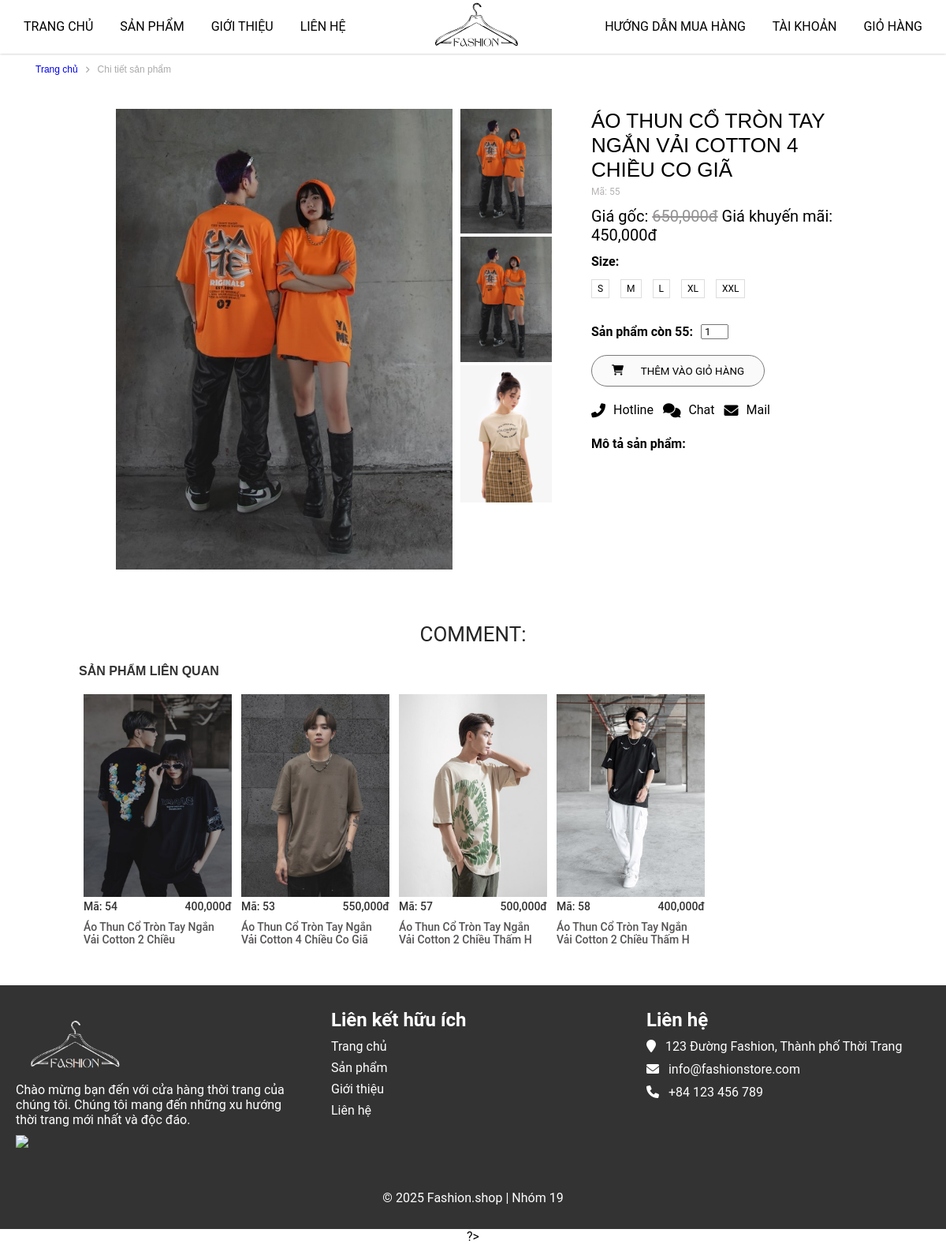
Page /?mod=product&act=ctsanpham&id=55 on the committed database.
### tables this page shows
CREATE TABLE `sanpham` (
  `masp` int(11) NOT NULL,
  `tensp` varchar(50) NOT NULL,
  `dongia` int(11) NOT NULL,
  `khuyenmai` int(11) NOT NULL,
  `soluong` int(11) NOT NULL,
  `ngaytao` datetime NOT NULL DEFAULT current_timestamp(),
  `anh` varchar(500) DEFAULT NULL,
  `mota` text NOT NULL,
  `soluotxem` int(11) NOT NULL,
  `hoatdong` int(11) NOT NULL,
  `madm` int(11) NOT NULL,
  `mabl` int(11) NOT NULL
);

### model/products.php (called while the page is built, shortened)
<?php
    function get_product($id){
        $sql = "SELECT s.*, d.tendm FROM sanpham s INNER JOIN danhmuc d ON s.madm = d.madm WHERE s.masp=".$id;
        $conn = pdo_get_connection();
        $stmt = $conn->prepare($sql);
        $stmt->execute();
        return $stmt->fetch();
    }
    function get_randomByCategories($id){
        $sql = "SELECT * FROM sanpham WHERE madm = $id ORDER BY rand() LIMIT 4 ";
        $conn = pdo_get_connection();
        $stmt = $conn->prepare($sql);
        $stmt->execute();
        return $stmt->fetchAll();
    }
?>

### view/page_ctsanpham.php (the view, shortened to what this page needs)
<main>
    <div class="container-danhmuc">
        <div class="danhmuc-top row">
            <p><a href="?mod=page&act=home">Trang chủ</a></p><i class="fa-solid fa-angle-right"></i><p>Chi tiết sản phẩm</p>
        </div>
    </div>
    <section class="product-2">
        <div class="container-product">
            <div class="product-content row">
                <div class="product-content-left row">
                    <div class="product-content-left-big-img">
                        <img src="upload/product/<?=$ctsanpham['anh']?>" alt="#">
                    </div>
                    <div class="product-content-left-small-img">
                        <img src="upload/product/<?=$ctsanpham['anh']?>" alt="#">
                        <img src="upload/product/<?=$ctsanpham['anh']?>" alt="#">
                        <img src="assets_user/img/anhnu8.webp" alt="#">
                    </div>
                </div>
                <div class="product-content-right">
                    <div class="product-content-right-product-name">
                        <h1><?=$ctsanpham['tensp']?></h1>
                        <p>Mã: <?=$ctsanpham['masp']?></p>
                    </div>
                    <div class="product-content-right-product-price">
                        <p>Giá gốc: <del style="color: #949292;"><?=number_format($ctsanpham['dongia'] * 1000)?>đ</del> Giá khuyến mãi: <?=number_format($ctsanpham['khuyenmai'] * 1000)?>đ</p>
                    </div>
                    <div class="product-content-right-product-size">
                        <p style="font-weight: bold">Size: </p>
                        <div class="size">
                            <span>S</span>
                            <span>M</span>
                            <span>L</span>
                            <span>XL</span>
                            <span>XXL</span>
                        </div>
                    </div>
                    <div class="quantity">
                        <p style="font-weight: bold">Sản phẩm còn <?=$ctsanpham['masp']?>: </p>
                        <input type="number" min="0" value="1">
                    </div>
                    <div class="product-content-right-product-button">
                        <a href="?mod=product&act=addToCart&id=<?=$ctsanpham['masp']?>"><button><i class="fas fa-shopping-cart"></i><p>THÊM VÀO GIỎ HÀNG</p></button></a>
                    </div>
                    <div class="product-content-right-product-icon">
                        <div class="product-content-right-product-icon-item">
                            <i class="fas fa-phone-alt"></i> <p>Hotline</p>
                        </div>
                        <div class="product-content-right-product-icon-item">
                            <i class="fas fa-comments"></i> <p>Chat</p>
                        </div>
                        <div class="product-content-right-product-icon-item">
                            <i class="fas fa-envelope"></i> <p>Mail</p>
                        </div>
                    </div>
                    <div class="product-content-right-product-rgin-botton">
                        <p style="font-weight: bold; margin-bottom: 10px; margin-top: 24px">Mô tả sản phẩm:</p>
                        <br>
                    </div>
                </div>
            </div>
        </div>
    </section>
    <section class="product-related">
        <h2>COMMENT:</h2>
        <div class="product-related-title">
            <p>SẢN PHẨM LIÊN QUAN</p>
        </div>
        <div class="product-content row">
        <?php foreach($spcungdanhmuc as $ctsanpham): ?>
            <div class="product-related-item">
                <a href="?mod=product&act=ctsanpham&id=<?=$ctsanpham['masp']?>"><img src="upload/product/<?=$ctsanpham['anh']?>"><br></a>
                <p>Mã: <?=$ctsanpham['masp']?><span><?=number_format($ctsanpham['khuyenmai'] * 1000)?>đ</span></p>
                <a href=""><h3><?=$ctsanpham['tensp']?></h3></a>
            </div>
        <?php endforeach; ?>
        </div>
    </section>
</main>

### assets_user/css/style.css (style rules this page uses)
:root { --main-text-font: Arial, Helvetica, sans-serif; }
* { margin: 0; padding: 0; box-sizing: border-box; font-family: "Roboto", "HelveticaNeue", "Helvetica Neue", sans-serif; }
body { align-items: center; min-height: 100vh; display: flex; flex-direction: column; }
main { flex: 1; }
a { text-decoration: none; }
main { margin-top: 68px; }
main h2 { text-transform: uppercase; font-size: 26px; color: #252525; line-height: 36px; text-align: center; font-weight: 400; font-style: normal; margin-top: 30px; }
h3 { padding-top: 10px; padding-bottom: 30px; font-size: 20px; font-weight: 400; }
.row { display: flex; flex-wrap: wrap; }
.container-danhmuc { margin: 0; width: 100%; max-width: 1200px; }
.danhmuc-top { width: 100%; height: 40px; margin-left: 20px; align-items: center; display: flex; }
.danhmuc-top .fa-solid { color: #aaa; font-size: 10px; }
.danhmuc-top p { color: #aaa; font-family: var(--main-text-font); padding: 10px; font-size: 12px; }
.danhmuc-top p a { font-family: var(--main-text-font); margin: 0px; font-size: 12px; }
.product-2 { padding: 30px 100px; }
.product-content-left { width: 60%; }
.product-content-left-big-img { width: 80.7%; padding-right: 10px; }
.product-content-left-big-img img { width: 90%; margin-left: 10%; }
.product-content-left-small-img { width: 19.3%; }
.product-content-left-small-img img { width: 100%; }
.product-content-right { width: 35%; margin-left: 50px; }
.product-content-right-product-name h1 { font-family: var(--main-text-font); font-size: 26px; text-transform: uppercase; margin-bottom: 5px; font-weight: 500; }
.product-content-right-product-name p { color: #b6b2b2; font-size: 12px; }
.product-content-right-product-price { margin: 12px 0; font-size: 20px; font-family: var(--main-text-font); }
.size span { display: inline-block; padding: 4px 7px; border: 1px solid #dddddd; margin: 13px 10px 13px 0; font-size: 12px; cursor: pointer; }
.quantity { display: flex; margin-bottom: 20px; }
.quantity { margin-top: 20px; }
.quantity input { margin-left: 10px; width: 35px; padding-left: 3px; }
.product-content-right-product-button button { width: 220px; height: 40px; display: block; padding:0 25px; margin: 20px 0 12px; transition: all 0.3s ease; }
.product-content-right-product-button button:first-child { display: flex; justify-content: space-between; align-items: center; background-color: #fafafa; border: 1px solid rgb(122, 122, 122); cursor: pointer; border-radius: 40px; }
.product-content-right-product-icon { margin-top: 20px; display: flex; }
.product-content-right-product-icon-item { display: flex; margin-right: 12px; justify-content: center; align-items: center; }
.product-content-right-product-icon i { font-size: 18px; margin-right: 10px; }
.product-related { margin: 10px 100px; }
.product-related-title { margin: 20px 0; }
.product-related-title p { font-family: var(--main-text-font); font-size: 16px; font-weight: bold; color: #333333; }
.product-related-item { width: 20%; padding: 0 6px; }
.product-related-item a h3 { color: #555252; font-size: 14px; margin-bottom: 10px; font-weight: 500; }
.product-related-item p { display: flex; justify-content: space-between; color: #333333; font-size: 14px; font-weight: 500; }
.product-related-item img { width: 100%; }
.container-danhmuc { max-width: 1200px; margin: 0 auto; padding: 0 15px; }

### rows in the picture
sanpham: anh (picture), tensp "ÁO THUN CỔ TRÒN TAY NGẮN VẢI COTTON 4 CHIỀU CO GIÃ", masp "55", $ctsanpham['dongia']*1000 "650,000", $ctsanpham['khuyenmai']*1000 "450,000"
sanpham: anh (picture), masp "54", $ctsanpham['khuyenmai']*1000 "400,000", tensp "Áo Thun Cổ Tròn Tay Ngắn Vải Cotton 2 Chiều"
sanpham: anh (picture), masp "53", $ctsanpham['khuyenmai']*1000 "550,000", tensp "Áo Thun Cổ Tròn Tay Ngắn Vải Cotton 4 Chiều Co Giã"
sanpham: anh (picture), masp "57", $ctsanpham['khuyenmai']*1000 "500,000", tensp "Áo Thun Cổ Tròn Tay Ngắn Vải Cotton 2 Chiều Thấm H"
sanpham: anh (picture), masp "58", $ctsanpham['khuyenmai']*1000 "400,000", tensp "Áo Thun Cổ Tròn Tay Ngắn Vải Cotton 2 Chiều Thấm H"
